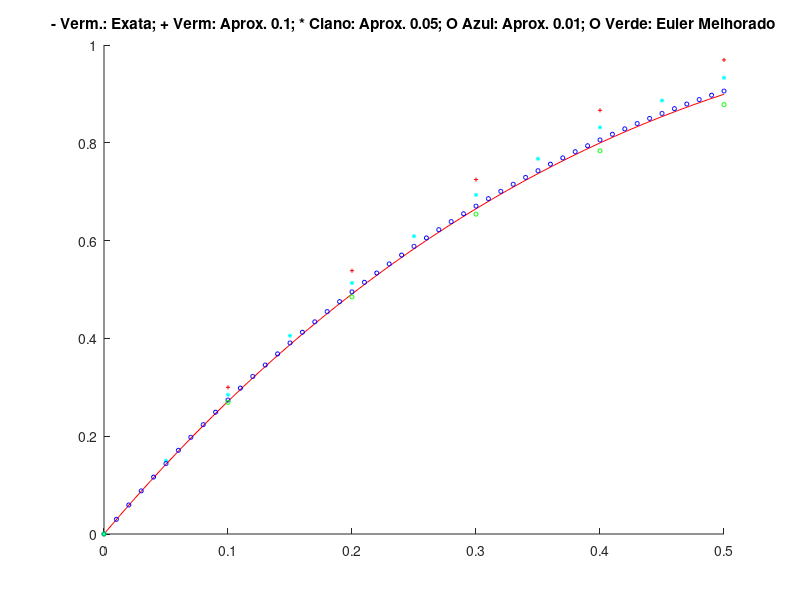

Write MATLAB code to recreate this figure.
disp("Método de Euler para resolução aproximada de EDOs:");
disp("y' = 3cos(t) - 2y, t in (a, b]");
disp("y(a) = 0");

clear all
clc

y0 = 0;
a  = 0;
b  = 0.5;
ha = 0.1;
hb = 0.05;
hc = 0.01;

N1a = (b - a)/ha;
N1b = (b - a)/hb;
N1c = (b - a)/hc;
N2  = 10*(N1a-1);

phi(1) = y0;
ya(1)  = y0;
xa(1)  = y0;
yb(1)  = y0;
yc(1)  = y0;

t1a = linspace(a, b, N1a+1);
t1b = linspace(a, b, N1b+1);
t1c = linspace(a, b, N1c+1);
t2  = linspace(a, b, N2 +1);


for i = 1:N2
    phi(i+1) = 6/5*cos(t2(i+1)) + 3/5*sin(t2(i+1)) - 6/5*exp(-2*t2(i+1));
end

for i = 1:N1a
    t = t1a(i); y = ya(i); h = ha;

    ya(i+1) = y + (3*cos(t) - 2*y)*h;
    xa(i+1) = xa(i) + ((3*cos(t) - 2*xa(i))+(3*cos(t1a(i+1)) - 2*ya(i+1)))*h/2;
end

for i = 1:N1b
    t = t1b(i); y = yb(i); h = hb;

    yb(i+1) = y + (3*cos(t) - 2*y)*h;
end

for i = 1:N1c
    t = t1c(i); y = yc(i); h = hc;

    yc(i+1) = y + (3*cos(t) - 2*y)*h;
end

hold on
plot(t2, phi,"-r")
plot(t1a, ya, "r+", "markersize", 3)
plot(t1b, yb, "c*", "markersize", 3)
plot(t1c, yc, "ob", "markersize", 3)
plot(t1a, xa, "og", "markersize", 3);
hold off

title('- Verm.: Exata; + Verm: Aprox. 0.1; * Ciano: Aprox. 0.05; O Azul: Aprox. 0.01; O Verde: Euler Melhorado');
